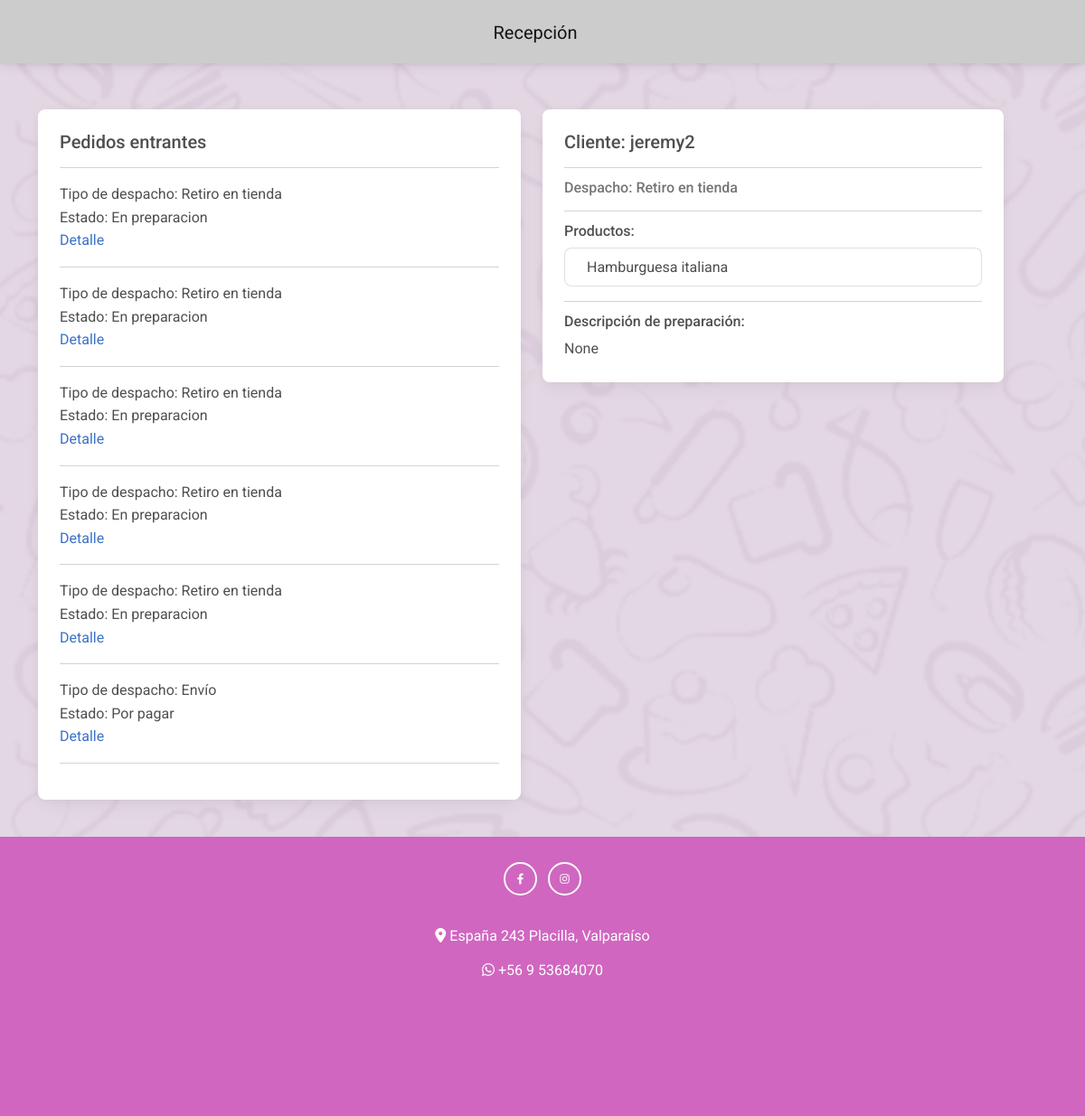
The app's page /detalle-pedido/20230627143940 with its own data.
### core/models.py (models this page shows, shortened)
class ORDEN_PEDIDO(models.Model):
    id =  models.IntegerField( primary_key=True )
    fecha = models.DateTimeField( auto_now_add=True )
    nombre_cliente = models.CharField( max_length=100 )
    ubicacion = models.CharField( max_length=100 )
    tipo_pago =  models.ForeignKey( TIPO_PAGO,on_delete=models.CASCADE )
    tipo_despacho = models.ForeignKey( TIPO_DESPACHO,on_delete=models.CASCADE )
    descripcion = models.CharField(max_length=500,null=True)
    status = models.ForeignKey( STATUS,on_delete=models.CASCADE )

class TIPO_DESPACHO(models.Model):
    id = models.CharField(max_length=6 ,primary_key=True )
    Tnombre =  models.CharField(max_length=50 ,verbose_name='nombre')

class STATUS(models.Model):
    id = models.IntegerField( primary_key=True )
    tipo_estado =  models.CharField( max_length=50 )

class PRODUCTO_ORDEN(models.Model):
    id_orden = models.ForeignKey( ORDEN_PEDIDO,on_delete=models.CASCADE )
    id_producto = models.ForeignKey(PRODUCTO,on_delete=models.CASCADE)

class PRODUCTO(models.Model):
    Barcode = models.CharField(max_length=50 ,primary_key=True ,verbose_name='Barcode')
    nombre =  models.CharField(max_length=50 ,verbose_name='nombre')
    slug = AutoSlugField(populate_from='nombre')
    precio = models.IntegerField(verbose_name='precio')
    stock = models.IntegerField(verbose_name='stock')
    imgurl = models.CharField(max_length=600,verbose_name='url_img')
    descripcion = models.TextField(max_length=600,verbose_name='descripcion',null=True)
    is_activo = models.BooleanField(default=True)
    destacado = models.BooleanField(default=False)
    categoria = models.ForeignKey(CATEGORIA,on_delete=models.CASCADE)

### core/views.py (the view)
# urls.py: path("detalle-pedido/<num>", detalleOrder, name="detalleOrder"),
def detalleOrder(request,num):
    ordenes = ORDEN_PEDIDO.objects.exclude(status = 1)
    detalle = PRODUCTO_ORDEN.objects.filter(id_orden= num)
    context = {
        'orders': ordenes,
        'detalle':detalle
    }
    return render(request,'core/Crud/Vendedor/detallePedido.html',context)

### core/context_processor.py (called while the page is built)
def importe_total_carro(request):
    total=0
    if 'carro' in request.session:
        for key, value in request.session["carro"].items():
            total += int(value["acumulado"])
    return {'importe_total_carro':total}

def counter(request):
    cart_count = 0
    if 'carro' in request.session:
        for key, value in request.session["carro"].items():
            cart_count +=  int(value["cantidad"])
    return dict(cart_count=cart_count)

### core/templates/core/Crud/Vendedor/detallePedido.html
{% extends 'core/Crud/Vendedor/VenView.html' %}
{% load static %}
{% block content %}
<div class="row">
    <div class="col-md-12">
        {% for i in detalle %}
        <div class="card mb-3">
            <div class="card-body">
                <h5 class="card-title">Cliente: {{ i.id_orden.nombre_cliente }}</h5>
                <hr>
                <h6 class="card-subtitle mb-2 text-muted">Despacho: {{ i.id_orden.tipo_despacho.Tnombre }}</h6>
                <hr>
                <h6 class="card-subtitle mb-2">Productos:</h6>
                <ul class="list-group">
                    <li class="list-group-item">{{ i.id_producto.nombre }}</li>
                </ul>
                <hr>
                <h6 class="card-subtitle mb-2">Descripción de preparación:</h6>
                <p class="card-text">{{ i.id_orden.descripcion }}</p>
            </div>
        </div>
        {% endfor %}
    </div>
</div>
{% endblock %}

### core/templates/core/Crud/Vendedor/VenView.html (shortened to what this page needs)
<!DOCTYPE html>
<html lang="en">
{% load static %}
<head>
    <link rel="stylesheet" href="{% static 'core/css/styles.css' %}">
    <link href="https://cdnjs.cloudflare.com/ajax/libs/font-awesome/6.0.0/css/all.min.css" rel="stylesheet" />
    <link href="https://cdnjs.cloudflare.com/ajax/libs/mdb-ui-kit/6.2.0/mdb.min.css" rel="stylesheet" />
</head>
<header>
    <nav class="navbar">
        <div class="container d-flex justify-content-center">
            <a class="navbar-brand" href="#">Recepción</a>
        </div>
    </nav>
</header>
<br>
<br>
<body>
    <div class="container">
        <div class="row">
            <div class="col-md-6">
                <div class="card">
                    <div class="card-body">
                        <h5 class="card-title">Pedidos entrantes</h5>
                        <hr>
                        {% for i in orders %}
                        <div class="card-text">
                            <label for="">Tipo de despacho: {{ i.tipo_despacho.Tnombre }}</label>
                            <br>
                            <label for="">Estado: {{ i.status.tipo_estado }}</label>
                            <br>
                            <a href="{% url 'detalleOrder' i.id %}">Detalle</a>
                            <hr>
                        </div>
                        {% endfor %}
                    </div>
                </div>
            </div>
            <div class="col-md-6">
                {% block content %}
                {% endblock %}
            </div>
        </div>
    </div>
<br>
    <footer class="footer text-center text-white mt-3">
        <div class="container p-4 pb-0">
            <div class="mb-4">
                <a class="btn btn-outline-light btn-floating m-1" href="#!" target="_blank" role="button"><i
                        class="fab fa-facebook-f"></i></a>
                <a class="btn btn-outline-light btn-floating m-1" href="https://www.instagram.com/caprichosas_cafe/"
                    target="_blank" role="button"><i class="fab fa-instagram"></i></a>
            </div>
        </div>
        <div class="text-center p-1">
            <i class="fas fa-location-dot"></i> España 243 Placilla, Valparaíso
        </div>
        <div class="wanumber text-center p-2">
            <i class="fab fa-whatsapp"></i> +56 9 53684070
        </div>
    </footer>
</body>
</html>

### core/static/core/css/styles.css (style rules this page uses)
body { background-image: url(../img/bodybg.png); background-repeat: no-repeat; background-attachment: fixed; background-size: cover; }
.navbar { background-color: #CCCCCC; height: 70px; }
.footer { background-color: #D066C0; padding-bottom: 140px; }
.row { width: 100%; }

### records on screen
ORDEN_PEDIDO: tipo_despacho.Tnombre "Retiro en tienda", status.tipo_estado "En preparacion"
ORDEN_PEDIDO: tipo_despacho.Tnombre "Retiro en tienda", status.tipo_estado "En preparacion"
ORDEN_PEDIDO: tipo_despacho.Tnombre "Retiro en tienda", status.tipo_estado "En preparacion"
ORDEN_PEDIDO: tipo_despacho.Tnombre "Retiro en tienda", status.tipo_estado "En preparacion"
ORDEN_PEDIDO: tipo_despacho.Tnombre "Retiro en tienda", status.tipo_estado "En preparacion"
ORDEN_PEDIDO: tipo_despacho.Tnombre "Envío", status.tipo_estado "Por pagar"
PRODUCTO_ORDEN: id_orden.nombre_cliente "jeremy2", id_orden.tipo_despacho.Tnombre "Retiro en tienda", id_producto.nombre "Hamburguesa italiana", id_orden.descripcion "None"
